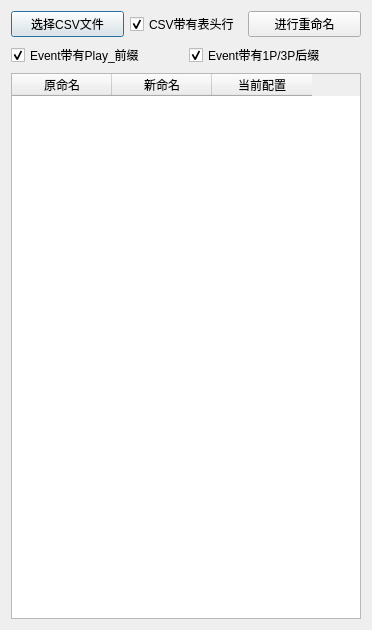
<?xml version="1.0" encoding="UTF-8"?>
<ui version="4.0">
 <class>RenameByTable</class>
 <widget class="QDialog" name="RenameByTable">
  <property name="geometry">
   <rect>
    <x>0</x>
    <y>0</y>
    <width>372</width>
    <height>630</height>
   </rect>
  </property>
  <property name="windowTitle">
   <string>读表批量重命名</string>
  </property>
  <layout class="QVBoxLayout" name="verticalLayout">
   <item>
    <layout class="QHBoxLayout" name="horizontalLayout">
     <item>
      <widget class="QPushButton" name="btnChooseConfig">
       <property name="text">
        <string>选择CSV文件</string>
       </property>
      </widget>
     </item>
     <item>
      <widget class="QCheckBox" name="cbxHasHeaderRow">
       <property name="text">
        <string>CSV带有表头行</string>
       </property>
       <property name="checked">
        <bool>true</bool>
       </property>
      </widget>
     </item>
     <item>
      <widget class="QPushButton" name="btnDoRename">
       <property name="text">
        <string>进行重命名</string>
       </property>
      </widget>
     </item>
    </layout>
   </item>
   <item>
    <layout class="QHBoxLayout" name="horizontalLayout_2">
     <item>
      <widget class="QCheckBox" name="cbxPlayPrefix">
       <property name="text">
        <string>Event带有Play_前缀</string>
       </property>
       <property name="checked">
        <bool>true</bool>
       </property>
      </widget>
     </item>
     <item>
      <widget class="QCheckBox" name="cbxHasRoleSuffix">
       <property name="text">
        <string>Event带有1P/3P后缀</string>
       </property>
       <property name="checked">
        <bool>true</bool>
       </property>
      </widget>
     </item>
    </layout>
   </item>
   <item>
    <widget class="QTableWidget" name="tblConfigItems">
     <property name="editTriggers">
      <set>QAbstractItemView::NoEditTriggers</set>
     </property>
     <column>
      <property name="text">
       <string>原命名</string>
      </property>
     </column>
     <column>
      <property name="text">
       <string>新命名</string>
      </property>
     </column>
     <column>
      <property name="text">
       <string>当前配置</string>
      </property>
     </column>
    </widget>
   </item>
  </layout>
 </widget>
 <resources/>
 <connections/>
</ui>
